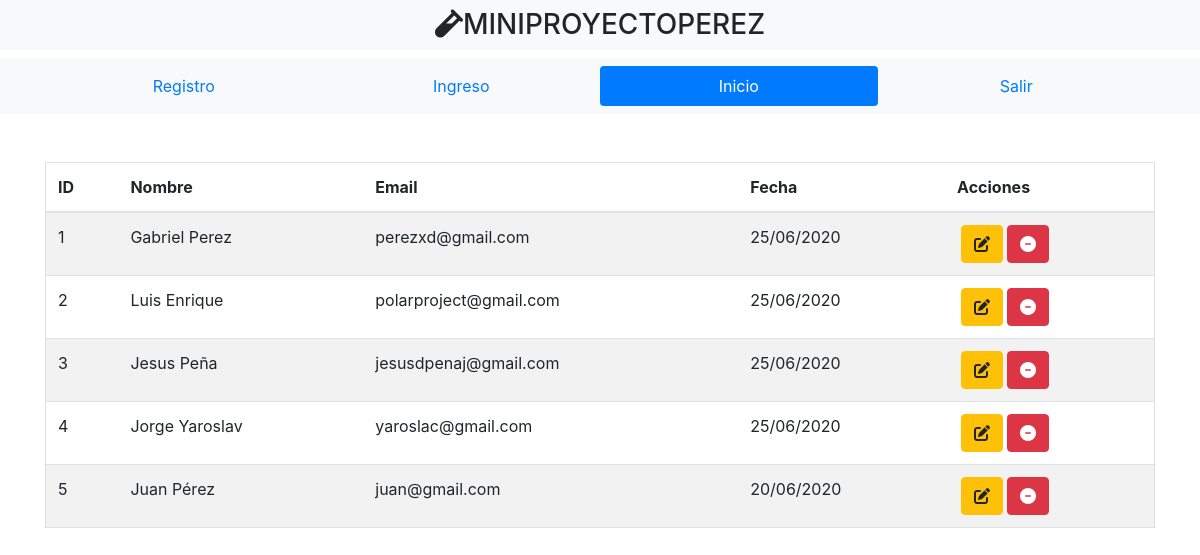
The app's page /index.php?pagina=inicio (signed in) with its own data.
### tables this page shows
CREATE TABLE `registros` (
  `id` int(11) NOT NULL,
  `nombre` text NOT NULL,
  `email` text NOT NULL,
  `password` varchar(10) NOT NULL,
  `fecha` timestamp NOT NULL DEFAULT CURRENT_TIMESTAMP ON UPDATE CURRENT_TIMESTAMP
);

### controladores/plantilla.controlador.php (called while the page is built)
<?php
Class ControladorPlantilla{
	public function ctrTraerPlantilla(){
		include "vistas/plantilla.php";
	}
}

### index.php (called while the page is built)
<?php
require_once "modelos/Formularios.modelo.php";
require_once "controladores/plantilla.controlador.php";
require_once "controladores/formularios.controlador.php";
$plantilla = new ControladorPlantilla();
$plantilla -> ctrTraerPlantilla();

### controladores/formularios.controlador.php (called while the page is built, shortened)
<?php
class ControladorFormularios{
	static public function ctrSeleccionarRegistros($item, $valor){
		$tabla="registros";
		$respuesta=ModeloFormularios::mdlSeleccionarRegistros($tabla, $item, $valor);
		return $respuesta;
	}
}

### modelos/conexion.php (called while the page is built)
<?php
class Conexion{
	static public function conectar(){
		$link = new PDO("mysql:host=localhost;dbname=curso-php", "root", "");
		$link->exec("set names utf8");
		return $link;
	}
}
 ?>

### modelos/Formularios.modelo.php (called while the page is built, shortened)
<?php
require_once "conexion.php";
class ModeloFormularios{
	static public function mdlSeleccionarRegistros($tabla, $item, $valor){
		if ($item == null && $valor == null) {
			$stmt=Conexion::conectar()->prepare("SELECT *,DATE_FORMAT(fecha, '%d/%m/%Y') AS fecha FROM $tabla ORDER BY id DESC");
			$stmt->execute();
			return $stmt->fetchAll();
		}else{
			$stmt=Conexion::conectar()->prepare("SELECT *,DATE_FORMAT(fecha, '%d/%m/%Y') AS fecha FROM $tabla WHERE $item = :$item ORDER BY id DESC");
			$stmt->bindParam(":".$item, $valor, PDO::PARAM_STR);
			$stmt->execute();
			return $stmt -> fetch();
		}
	}
}

### vistas/paginas/inicio.php (the view, shortened to what this page needs)
<?php
$usuarios = ControladorFormularios::ctrSeleccionarRegistros(null,null);
?>
<table class="table table-striped rounded border">
	<thead>
		<tr>
			<th>ID</th>
			<th>Nombre</th>
			<th>Email</th>
			<th>Fecha</th>
			<th>Acciones</th>
		</tr>
	</thead>
	<tbody>
		<?php foreach ($usuarios as $key => $value): ?>
			<tr>
			<td><?php echo ($key+1); ?></td>
			<td><?php echo $value["nombre"]; ?></td>
			<td><?php echo $value["email"]; ?></td>
			<td><?php echo $value["fecha"];?></td>
			<td>
				<div class="btn-group">
					<div class="px-1">
					<a href="index.php?pagina=editar&id=<?php echo $value["id"]; ?>"class="btn btn-warning"><i class="fas fa-edit"></i></a>
					</div>
					<form method="post">
						<button type="submit" class="btn btn-danger"><i class="fas fa-minus-circle"></i></button>
					</form>
				</div>
			</td>
		</tr>
		<?php endforeach ?>
	</tbody>
</table>

### vistas/plantilla.php (shortened to what this page needs)
<!DOCTYPE html>
<html lang="en">
<head>
	<link rel="stylesheet" href="https://maxcdn.bootstrapcdn.com/bootstrap/4.3.1/css/bootstrap.min.css">
</head>
<body>
	<div class="bg-light container-fluid">
		<h3 class="text-center py-2"><i class="fas fa-vial"></i>MINIPROYECTOPEREZ</h3>
	</div>
	<div class="container-fluid  bg-light">
		<div class="container">
			<ul class="nav nav-justified py-2 nav-pills">
			<?php if (isset($_GET["pagina"])): ?>
				<?php if ($_GET["pagina"] == "registro"): ?>
					<li class="nav-item">
						<a class="nav-link active" href="index.php?pagina=registro">Registro</a>
					</li>
				<?php else: ?>
					<li class="nav-item">
						<a class="nav-link" href="index.php?pagina=registro">Registro</a>
					</li>
				<?php endif ?>
				<?php if ($_GET["pagina"] == "ingreso"): ?>
					<li class="nav-item">
						<a class="nav-link active" href="index.php?pagina=ingreso">Ingreso</a>
					</li>
				<?php else: ?>
					<li class="nav-item">
						<a class="nav-link" href="index.php?pagina=ingreso">Ingreso</a>
					</li>
				<?php endif ?>
				<?php if ($_GET["pagina"] == "inicio"): ?>
					<li class="nav-item">
						<a class="nav-link active" href="index.php?pagina=inicio">Inicio</a>
					</li>
				<?php else: ?>
					<li class="nav-item">
						<a class="nav-link" href="index.php?pagina=inicio">Inicio</a>
					</li>
				<?php endif ?>
				<?php if ($_GET["pagina"] == "salir"): ?>
					<li class="nav-item">
						<a class="nav-link active" href="index.php?pagina=salir">Salir</a>
					</li>
				<?php else: ?>
					<li class="nav-item">
						<a class="nav-link" href="index.php?pagina=salir">Salir</a>
					</li>
				<?php endif ?>
			<?php endif ?>
			</ul>
		</div>
	</div>
	<div class="container-fluid">
		<div class="container py-5">
			<?php
				if(isset($_GET["pagina"])){
					if($_GET["pagina"] == "registro" ||
					   $_GET["pagina"] == "ingreso" ||
					   $_GET["pagina"] == "inicio" ||
					   $_GET["pagina"] == "salir" ||
					   $_GET["pagina"] == "editar"){
						include "paginas/".$_GET["pagina"].".php";
					}else{
						include "paginas/error404.php";
					}
				}else{
					include "paginas/registro.php";
				}
			 ?>
		</div>
	</div>
</body>
</html>

### records on screen
registros: nombre "Gabriel Perez", email "perezxd@gmail.com", fecha "25/06/2020"
registros: nombre "Luis Enrique", email "polarproject@gmail.com", fecha "25/06/2020"
registros: nombre "Jesus Peña", email "jesusdpenaj@gmail.com", fecha "25/06/2020"
registros: nombre "Jorge Yaroslav", email "yaroslac@gmail.com", fecha "25/06/2020"
registros: nombre "Juan Pérez", email "juan@gmail.com", fecha "20/06/2020"
